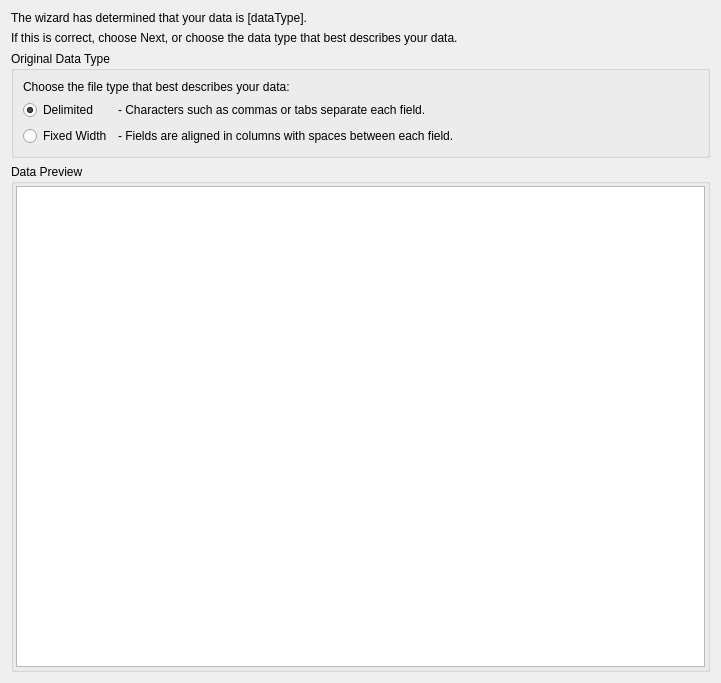
<?xml version="1.0" encoding="UTF-8"?>
<ui version="4.0">
 <class>DelimitedOrFixedWidthPage</class>
 <widget class="QWizardPage" name="DelimitedOrFixedWidthPage">
  <property name="geometry">
   <rect>
    <x>0</x>
    <y>0</y>
    <width>721</width>
    <height>683</height>
   </rect>
  </property>
  <property name="windowTitle">
   <string>WizardPage</string>
  </property>
  <layout class="QGridLayout" name="gridLayout_2">
   <item row="2" column="0" colspan="2">
    <widget class="QGroupBox" name="groupBox">
     <property name="title">
      <string>Original Data Type</string>
     </property>
     <layout class="QGridLayout" name="gridLayout">
      <item row="0" column="0" colspan="2">
       <widget class="QLabel" name="label_3">
        <property name="text">
         <string>Choose the file type that best describes your data:</string>
        </property>
       </widget>
      </item>
      <item row="4" column="0">
       <widget class="QRadioButton" name="isDelimitedRadio">
        <property name="text">
         <string>Delimited</string>
        </property>
        <property name="checked">
         <bool>true</bool>
        </property>
       </widget>
      </item>
      <item row="7" column="1">
       <widget class="QLabel" name="label_5">
        <property name="text">
         <string>- Fields are aligned in columns with spaces between each field.</string>
        </property>
       </widget>
      </item>
      <item row="4" column="1">
       <widget class="QLabel" name="label_4">
        <property name="text">
         <string>- Characters such as commas or tabs separate each field.</string>
        </property>
       </widget>
      </item>
      <item row="7" column="0">
       <widget class="QRadioButton" name="isFixedWidthRadio">
        <property name="text">
         <string>Fixed Width</string>
        </property>
       </widget>
      </item>
      <item row="4" column="2">
       <spacer name="horizontalSpacer">
        <property name="orientation">
         <enum>Qt::Horizontal</enum>
        </property>
        <property name="sizeHint" stdset="0">
         <size>
          <width>40</width>
          <height>20</height>
         </size>
        </property>
       </spacer>
      </item>
      <item row="7" column="2">
       <spacer name="horizontalSpacer_2">
        <property name="orientation">
         <enum>Qt::Horizontal</enum>
        </property>
        <property name="sizeHint" stdset="0">
         <size>
          <width>40</width>
          <height>20</height>
         </size>
        </property>
       </spacer>
      </item>
     </layout>
    </widget>
   </item>
   <item row="0" column="0" colspan="2">
    <widget class="QLabel" name="dataTypeGuesserLabel">
     <property name="text">
      <string>The wizard has determined that your data is [dataType].</string>
     </property>
    </widget>
   </item>
   <item row="1" column="0" colspan="2">
    <widget class="QLabel" name="label_2">
     <property name="text">
      <string>If this is correct, choose Next, or choose the data type that best describes your data.</string>
     </property>
    </widget>
   </item>
   <item row="3" column="0" colspan="2">
    <widget class="QGroupBox" name="groupBox_2">
     <property name="title">
      <string>Data Preview</string>
     </property>
     <layout class="QGridLayout" name="gridLayout_3">
      <property name="leftMargin">
       <number>2</number>
      </property>
      <property name="topMargin">
       <number>2</number>
      </property>
      <property name="rightMargin">
       <number>2</number>
      </property>
      <property name="bottomMargin">
       <number>2</number>
      </property>
      <item row="1" column="0">
       <widget class="QTableView" name="dataView">
        <property name="selectionMode">
         <enum>QAbstractItemView::NoSelection</enum>
        </property>
        <property name="selectionBehavior">
         <enum>QAbstractItemView::SelectColumns</enum>
        </property>
       </widget>
      </item>
     </layout>
    </widget>
   </item>
  </layout>
 </widget>
 <resources/>
 <connections/>
</ui>
